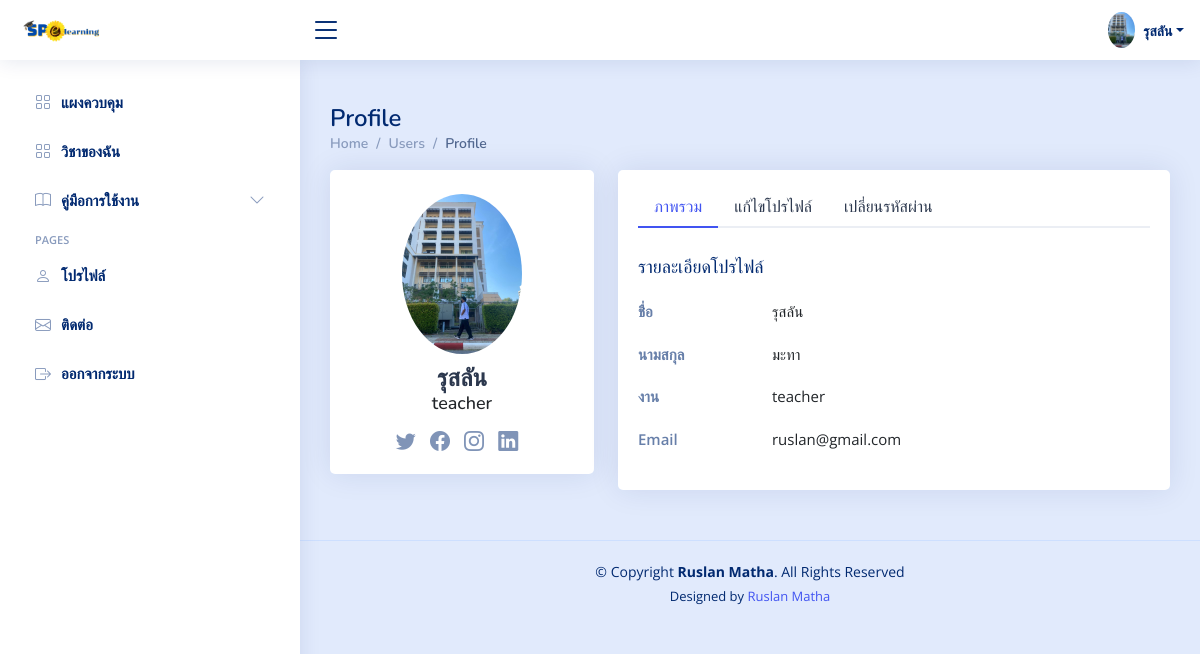
Screenshot of /teacher/profile.php?error=1 (signed in) with the database file from the repository.
### tables this page shows
CREATE TABLE `teachers_images` (
  `image_id` int(11) NOT NULL,
  `teacher_id` int(11) DEFAULT NULL,
  `filename` varchar(255) DEFAULT NULL
);

CREATE TABLE `teachers` (
  `t_id` int(11) NOT NULL,
  `username` varchar(255) NOT NULL,
  `password` varchar(255) NOT NULL,
  `first_name` varchar(255) NOT NULL,
  `last_name` varchar(255) NOT NULL,
  `email` varchar(255) NOT NULL,
  `group_id` int(11) DEFAULT NULL,
  `image_id` int(11) DEFAULT NULL
);

### teacher/profile.php (the view, shortened to what this page needs)
<?php
include('../connections/connection.php');
    try {
        $user_id = $_SESSION['user_id'];
        $stmt = $db->prepare("SELECT * FROM teachers WHERE t_id = :user_id");
        $stmt->bindParam(':user_id', $user_id);
        $stmt->execute();
        $teacher = $stmt->fetch(PDO::FETCH_ASSOC);
    } catch (PDOException $e) {
        echo "เกิดข้อผิดพลาด: " . $e->getMessage();
        }
?>
<?php include('head.php');?>
<body>
  <?php include('header.php');?>
  <?php include('sidebar.php');?>
  <main id="main" class="main">
    <div class="pagetitle">
      <h1>Profile</h1>
      <nav>
        <ol class="breadcrumb">
          <li class="breadcrumb-item"><a href="index.php">Home</a></li>
          <li class="breadcrumb-item">Users</li>
          <li class="breadcrumb-item active">Profile</li>
        </ol>
      </nav>
    </div>
    <section class="section profile">
      <div class="row">
          <div class="col-xl-4">
            <div class="card">
              <div class="card-body profile-card pt-4 d-flex flex-column align-items-center">
                  <?php if (!empty($teacher['image_id'])): ?>
                      <?php
                      $imageQuery = "SELECT filename FROM teachers_images WHERE image_id = :image_id";
                      $imageStmt = $db->prepare($imageQuery);
                      $imageStmt->bindParam(':image_id', $teacher['image_id']);
                      $imageStmt->execute();
                      $image = $imageStmt->fetch(PDO::FETCH_ASSOC);
                      if (!empty($image['filename'])):
                          $imagePath = '../admin/teacher_process/img/' . $image['filename'];
                      else:
                          $imagePath = '../admin/teacher_process/img/Defaul.png';
                      endif;
                      ?>
                      <img src="<?php echo $imagePath; ?>" alt="Profile" class="rounded-circle">
                  <?php else: ?>
                      <img src="../admin/teacher_process/img/Defaul.png" alt="Default Profile" class="rounded-circle">
                  <?php endif; ?>
                <h2><?php echo $teacher['first_name'];?></h2>
                <h3><?php echo $_SESSION['role'];?></h3>
                <div class="social-links mt-2">
                  <a href="#" class="twitter"><i class="bi bi-twitter"></i></a>
                  <a href="#" class="facebook"><i class="bi bi-facebook"></i></a>
                  <a href="#" class="instagram"><i class="bi bi-instagram"></i></a>
                  <a href="#" class="linkedin"><i class="bi bi-linkedin"></i></a>
                </div>
              </div>
            </div>
          </div>
        <div class="col-xl-8">
          <div class="card">
            <div class="card-body pt-3">
              <ul class="nav nav-tabs nav-tabs-bordered">
                <li class="nav-item">
                  <button class="nav-link active" data-bs-toggle="tab" data-bs-target="#profile-overview">ภาพรวม</button>
                </li>
                <li class="nav-item">
                  <button class="nav-link" data-bs-toggle="tab" data-bs-target="#profile-edit">แก้ไขโปรไฟล์</button>
                </li>
                <li class="nav-item">
                  <button class="nav-link" data-bs-toggle="tab" data-bs-target="#profile-change-password">เปลี่ยนรหัสผ่าน</button>
                </li>
              </ul>
              <div class="tab-content pt-2">
                <div class="tab-pane fade show active profile-overview" id="profile-overview">
                  <h5 class="card-title">รายละเอียดโปรไฟล์</h5>
                  <div class="row">
                    <div class="col-lg-3 col-md-4 label ">ชื่อ</div>
                    <div class="col-lg-9 col-md-8"><?php echo $teacher['first_name'];?></div>
                  </div>
                  <div class="row">
                    <div class="col-lg-3 col-md-4 label">นามสกุล</div>
                    <div class="col-lg-9 col-md-8"><?php echo $teacher['last_name'];?></div>
                  </div>
                  <div class="row">
                    <div class="col-lg-3 col-md-4 label">งาน</div>
                    <div class="col-lg-9 col-md-8"><?php echo $_SESSION['role'];?></div>
                  </div>
                  <div class="row">
                    <div class="col-lg-3 col-md-4 label">Email</div>
                    <div class="col-lg-9 col-md-8"><?php echo $teacher['email'];?></div>
                  </div>
                </div>
              </div>
            </div>
          </div>
        </div>
      </div>
    </section>
  </main>
<?php include('footer.php');?>
</body>
</html>

### teacher/header.php (shortened to what this page needs)
<header id="header" class="header fixed-top d-flex align-items-center">
<div class="d-flex align-items-center justify-content-between">
  <a href="index.php" class="logo d-flex align-items-center">
    <img src="../uploads/img/logo.png" alt="">
  </a>
  <i class="bi bi-list toggle-sidebar-btn"></i>
</div>
<nav class="header-nav ms-auto">
  <ul class="d-flex align-items-center">
    <li class="nav-item dropdown pe-3">
      <a class="nav-link nav-profile d-flex align-items-center pe-0" href="#" data-bs-toggle="dropdown">
                  <?php if (!empty($teacher['image_id'])): ?>
                      <?php
                      $imageQuery = "SELECT filename FROM teachers_images WHERE image_id = :image_id";
                      $imageStmt = $db->prepare($imageQuery);
                      $imageStmt->bindParam(':image_id', $teacher['image_id']);
                      $imageStmt->execute();
                      $image = $imageStmt->fetch(PDO::FETCH_ASSOC);
                      if (!empty($image['filename'])):
                          $imagePath = '../admin/teacher_process/img/' . $image['filename'];
                      else:
                          $imagePath = '../admin/teacher_process/img/Defaul.png';
                      endif;
                      ?>
                      <img src="<?php echo $imagePath; ?>" alt="Profile" class="rounded-circle">
                  <?php else: ?>
                      <img src="../admin/teacher_process/img/Defaul.png" alt="Default Profile" class="rounded-circle">
                  <?php endif; ?>
        <span class="d-none d-md-block dropdown-toggle ps-2"><?php echo $teacher['first_name'];?></span>
      </a>
    </li>
  </ul>
</nav>
</header>

### teacher/css/style.css (style rules this page uses)
:root { scroll-behavior: smooth; }
a { color: #4154f1; text-decoration: none; }
h1, h2, h3, h4, h5, h6 { font-family: "Nunito", sans-serif; }
#main { margin-top: 60px; padding: 20px 30px; transition: all 0.3s; }
.pagetitle { margin-bottom: 10px; }
.pagetitle h1 { font-size: 24px; margin-bottom: 0; font-weight: 600; color: #012970; }
.card { margin-bottom: 30px; border: none; border-radius: 5px; box-shadow: 0px 0 30px rgba(1, 41, 112, 0.1); }
.card-title { padding: 20px 0 15px 0; font-size: 18px; font-weight: 500; color: #012970; font-family: "Poppins", sans-serif; }
.card-body { padding: 0 20px 20px 20px; }
.breadcrumb { font-size: 14px; font-family: "Nunito", sans-serif; color: #899bbd; font-weight: 600; }
.breadcrumb a { color: #899bbd; transition: 0.3s; }
.breadcrumb .breadcrumb-item::before { color: #899bbd; }
.breadcrumb .active { color: #51678f; font-weight: 600; }
.nav-tabs-bordered { border-bottom: 2px solid #ebeef4; }
.nav-tabs-bordered .nav-link { margin-bottom: -2px; border: none; color: #2c384e; }
.nav-tabs-bordered .nav-link.active { background-color: #fff; color: #4154f1; border-bottom: 2px solid #4154f1; }
.logo { line-height: 1; }
@media (min-width: 1200px) { .logo { width: 280px; } }
.logo img { max-height: 26px; margin-right: 6px; }
.header { transition: all 0.5s; z-index: 997; height: 60px; box-shadow: 0px 2px 20px rgba(1, 41, 112, 0.1); background-color: #fff; padding-left: 20px; }
.header .toggle-sidebar-btn { font-size: 32px; padding-left: 10px; cursor: pointer; color: #012970; }
@media (min-width: 1200px) { #main, #footer { margin-left: 300px; } }
.profile .profile-card img { max-width: 120px; }
.profile .profile-card h2 { font-size: 24px; font-weight: 700; color: #2c384e; margin: 10px 0 0 0; }
.profile .profile-card h3 { font-size: 18px; }
.profile .profile-card .social-links a { font-size: 20px; display: inline-block; color: rgba(1, 41, 112, 0.5); line-height: 0; margin-right: 10px; transition: 0.3s; }
.profile .profile-overview .row { margin-bottom: 20px; font-size: 15px; }
.profile .profile-overview .card-title { color: #012970; }
.profile .profile-overview .label { font-weight: 600; color: rgba(1, 41, 112, 0.6); }

### teacher/head.php (style rules this page uses)
body { font-family: "Open Sans", sans-serif; background-color: #e1eafc; }
.header-nav ul { list-style: none; }
.header-nav>ul { margin: 0; padding: 0; }
.header-nav .nav-profile { color: #012970; }
.header-nav .nav-profile img { max-height: 36px; }
.header-nav .nav-profile span { font-size: 14px; font-weight: 600; }

### rows the page displays
teachers_images: filename (picture)
teachers: first_name "รุสลัน", last_name "มะทา", email "ruslan@gmail.com"

### other values shown
$_SESSION['role'] "teacher"
